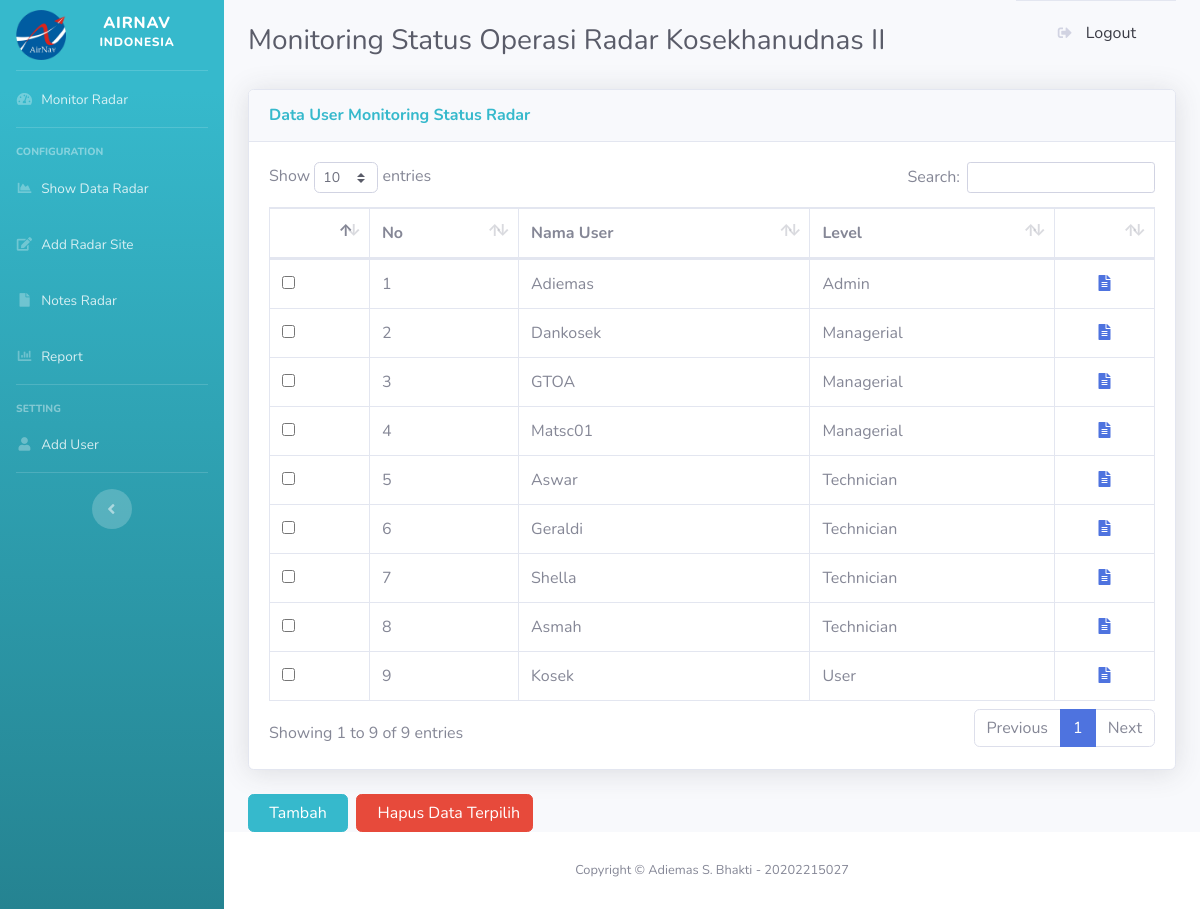
The app's page /add_user.php (signed in) with its own data.
### tables this page shows
CREATE TABLE `user` (
  `id` int(2) NOT NULL,
  `username` varchar(15) NOT NULL,
  `password` varchar(15) NOT NULL,
  `level` varchar(15) NOT NULL
);

### add_user.php (the view, shortened to what this page needs)
<!DOCTYPE html>
<html lang="en">
<head>
    <link href="vendor/fontawesome-free/css/all.min.css" rel="stylesheet" type="text/css">
    <link href="css/sb-admin-2.min.css" rel="stylesheet">
    <link href="vendor/datatables/dataTables.bootstrap4.min.css" rel="stylesheet">
    <link rel="stylesheet" href="https://cdn.rawgit.com/openlayers/openlayers.github.io/master/en/v5.3.0/css/ol.css" type="text/css">
</head>
<body id="page-top">
    <div id="wrapper">
        <ul class="navbar-nav bg-gradient-info sidebar sidebar-dark accordion" id="accordionSidebar">
            <a class="sidebar-brand d-flex align-items-center justify-content-center" href="admin.php">
                <div class="sidebar-brand-icon">
                    <img src="img/airnav3.png" style="width: 50px;">
                </div>
                <div class="sidebar-brand-text mx-3">Airnav <sup>Indonesia</sup></div>
            </a>
            <hr class="sidebar-divider my-0">
            <li class="nav-item">
                <a class="nav-link" href="admin.php">
                    <i class="fas fa-fw fa-tachometer-alt"></i>
                    <span>Monitor Radar</span></a>
            </li>
            <hr class="sidebar-divider">
            <div class="sidebar-heading">
                Configuration
            </div>
            <li class="nav-item">
                <a class="nav-link" href="show_radar.php">
                    <i class="fas fa-fw fa-chart-area"></i>
                    <span>Show Data Radar</span></a>
            </li>
            <li class="nav-item">
                <a class="nav-link" href="add_radar.php">
                    <i class="fas fa-fw fa-edit"></i>
                    <span>Add Radar Site</span></a>
            </li>
            <li class="nav-item">
                <a class="nav-link" href="notes_radar.php">
                    <i class="fas fa-fw fa-file"></i>
                    <span>Notes Radar</span></a>
            </li>
            <li class="nav-item">
                <a class="nav-link" href="page.report.php">
                    <i class="fas fa-fw fa-chart-bar"></i>
                    <span>Report</span></a>
            </li>
           <hr class="sidebar-divider">
          <div class="sidebar-heading">
              Setting
          </div>
            <li class="nav-item">
                <a class="nav-link" href="add_user.php">
                    <i class="fas fa-fw fa-user"></i>
                    <span>Add User</span></a>
            </li>
            <hr class="sidebar-divider d-none d-md-block">
            <div class="text-center d-none d-md-inline">
                <button class="rounded-circle border-0" id="sidebarToggle"></button>
            </div>
        </ul>
        <div id="content-wrapper" class="d-flex flex-column">
            <div id="content">
                <div class="container-fluid">
                    <div class="d-sm-flex align-items-center justify-content-between mb-4">
                        <h1 class="h3 mb-0 text-gray-800" style="margin-top: 1rem;">Monitoring Status Operasi Radar Kosekhanudnas II</h1>
                        <div class="modal-footer">
                        <button class="dropdown-item"  data-toggle="modal" data-target="#logoutModal">
                                    <i class="fas fa-sign-out-alt fa-sm fa-fw mr-2 text-gray-400"></i>
                                    Logout
                                </button>
                        </div>
                    </div>
                    <div class="row">
                        <div class="col-lg-12">
                            <form action="aksi.user.php" method="post">
                                <div class="card shadow mb-4">
                                    <div class="card-header py-3 d-flex flex-row align-items-center justify-content-between">
                                    <h6 class="m-0 font-weight-bold text-info">Data User Monitoring Status Radar</h6>
                                    </div>
                                    <div class="card-body">
                                        <div class="table-responsive">
                                            <table class="table table-bordered" id="dataTable" width="100%" cellspacing="0">
                                            <thead>
                                                <tr>
                                                    <th></th>
                                                    <th>No</th>
                                                    <th>Nama User</th>
                                                    <th>Level</th>
                                                    <th></th>
                                                </tr>
                                            </thead>
                                            <tbody>
                                            <?php
                                                    $no = 1;
                                                    $result=mysql_query("select * from user order by level asc");
                                                    while($row=mysql_fetch_array($result)){
                                                    echo "<tr>";
                                                        echo "<td><input type='checkbox' name='cek[]' value='$row[0]'></td>";
                                                        echo "<td>".$no++."</td>";
                                                        echo "<td>$row[1]</td>";
                                                        echo "<td>$row[3]</td>";
                                                        echo "<td><a href='edit.user.php?id=$row[0]'><center><i class='fa fa-file-alt'></i></center></a></td>";
                                                    echo "</tr>";
                                                    }
                                                ?>
                                            </tbody>
                                            </table>
                                        </div>
                                    </div>
                                </div>
                                    <div class="box-footer">
                                    <a href="tambah.user.php" class="btn btn-info btn-flat" style="float:left;"><i class="fa fa-pencil"></i> &nbsp;Tambah &nbsp;</a> &nbsp;
                                    <button class="btn btn-danger btn-flat pull-right" name="submit" value="delete" onclick="return confirm('Anda yakin mau menghapus item ini ?')"><i class="fa fa-trash-o"></i> &nbsp;Hapus Data Terpilih</button>
                                    </div>
                            </form>
                        </div>
                    </div>
                </div>
            </div>
            <footer class="sticky-footer bg-white">
                <div class="container my-auto">
                    <div class="copyright text-center my-auto">
                        <span>Copyright &copy; Adiemas S. Bhakti - 20202215027</span>
                    </div>
                </div>
            </footer>
        </div>
    </div>
</body>
</html>

### records on screen
user: username "Adiemas", level "Admin"
user: username "Dankosek", level "Managerial"
user: username "GTOA", level "Managerial"
user: username "Matsc01", level "Managerial"
user: username "Aswar", level "Technician"
user: username "Geraldi", level "Technician"
user: username "Shella", level "Technician"
user: username "Asmah", level "Technician"
user: username "Kosek", level "User"
